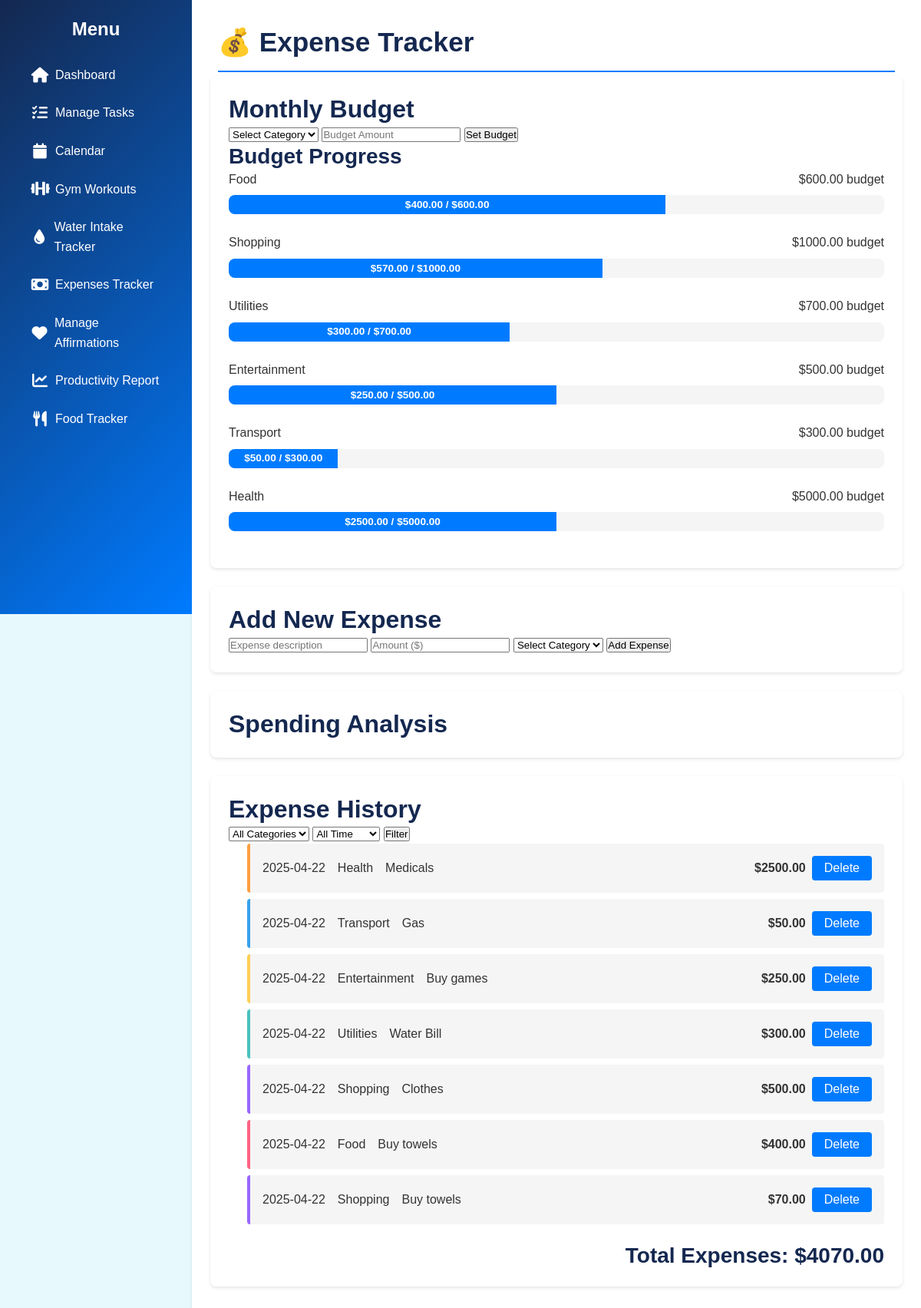
/expenses, run on the app's committed database.
### app.py (models this page shows)
class Budget(db.Model):
    id = db.Column(db.Integer, primary_key=True)
    category_id = db.Column(db.Integer, db.ForeignKey('expense_category.id'))
    amount = db.Column(db.Float, nullable=False)
    month = db.Column(db.Integer, nullable=False)
    year = db.Column(db.Integer, nullable=False)
    category = db.relationship('ExpenseCategory')

class ExpenseCategory(db.Model):
    id = db.Column(db.Integer, primary_key=True)
    name = db.Column(db.String(100), nullable=False, unique=True)
    color = db.Column(db.String(7))  # Hex color code

class Expense(db.Model):
    id = db.Column(db.Integer, primary_key=True)
    description = db.Column(db.String(200), nullable=False)
    amount = db.Column(db.Float, nullable=False)
    timestamp = db.Column(db.DateTime, default=db.func.now())
    category_id = db.Column(db.Integer, db.ForeignKey('expense_category.id'))
    category = db.relationship('ExpenseCategory')

### app.py (the view)
@app.route('/expenses', methods=['GET', 'POST'])
def expenses():
    today = datetime.today()
    current_month = today.month
    current_year = today.year
    category_filter = request.args.get('category_filter', '')
    time_filter = request.args.get('time_filter', 'all')
    query = Expense.query
    if category_filter:
        query = query.filter(Expense.category_id == category_filter)
    if time_filter == 'month':
        start_date = today.replace(day=1)
        query = query.filter(Expense.timestamp >= start_date)
    elif time_filter == 'week':
        start_date = today - timedelta(days=today.weekday())
        query = query.filter(Expense.timestamp >= start_date)
    filtered_expenses = query.order_by(Expense.timestamp.desc()).all()
    total_expenses = sum(exp.amount for exp in filtered_expenses)
    categories = ExpenseCategory.query.all()
    budgets = Budget.query.filter(
        Budget.month == current_month,
        Budget.year == current_year
    ).all()
    category_totals = {}
    for category in categories:
        cat_query = Expense.query.filter(Expense.category_id == category.id)
        monthly_expenses = cat_query.filter(
            extract('month', Expense.timestamp) == current_month,
            extract('year', Expense.timestamp) == current_year
        ).all()
        category_totals[category.id] = sum(exp.amount for exp in monthly_expenses)
    chart_data = {
        'categories': [],
        'months': []
    }
    for category in categories:
        chart_data['categories'].append({
            'name': category.name,
            'total': category_totals.get(category.id, 0),
            'color': category.color
        })
    for i in range(6):
        month_date = today - timedelta(days=30*i)
        month_start = month_date.replace(day=1)
        month_end = (month_start + timedelta(days=32)).replace(day=1) - timedelta(days=1)
        monthly_expenses = Expense.query.filter(
            and_(
                Expense.timestamp >= month_start,
                Expense.timestamp <= month_end
            )
        ).all()
        chart_data['months'].append({
            'date': month_start.strftime('%b %Y'),
            'total': sum(exp.amount for exp in monthly_expenses)
        })
    chart_data['months'].reverse()
    return render_template(
        'expenses.html',
        expenses=filtered_expenses,
        total=total_expenses,
        categories=categories,
        budgets=budgets,
        category_totals=category_totals,
        chart_data=chart_data,
        category_filter=category_filter,
        time_filter=time_filter,
        current_month=current_month,
        current_year=current_year
    )

### templates/expenses.html (shortened to what this page needs)
{% extends "base.html" %}
{% block content %}
<div class="expense-container">
    <h1 class="page-header">
        💰 Expense Tracker
    </h1>
    <div class="budget-section">
        <h2>Monthly Budget</h2>
        <form method="POST" action="{{ url_for('set_budget') }}">
            <select name="category_id" required>
                <option value="">Select Category</option>
            </select>
            <input type="number" step="0.01" name="amount" placeholder="Budget Amount" required>
            <button type="submit">Set Budget</button>
        </form>
        <div class="budget-progress">
            <h3>Budget Progress</h3>
            {% for budget in budgets %}
            <div class="progress-container">
                <div class="progress-label">
                    <span>{{ budget.category.name }}</span>
                    <span>${{ "%.2f"|format(budget.amount) }} budget</span>
                </div>
                {% set spent = category_totals.get(budget.category_id, 0) %}
                <div class="progress-bar">
                    <div class="progress-fill
                        "
                        style="width: {{ (spent / budget.amount * 100) if budget.amount > 0 else 0 }}%">
                        ${{ "%.2f"|format(spent) }} / ${{ "%.2f"|format(budget.amount) }}
                    </div>
                </div>
            </div>
            {% endfor %}
        </div>
    </div>
    <div class="expense-form">
        <h2>Add New Expense</h2>
        <form method="POST" action="{{ url_for('add_expense') }}">
            <input type="text" name="description" placeholder="Expense description" required>
            <input type="number" step="0.01" name="amount" placeholder="Amount ($)" required>
            <select name="category_id" required>
                <option value="">Select Category</option>
            </select>
            <button type="submit">Add Expense</button>
        </form>
    </div>
    <div class="charts-section">
        <h2>Spending Analysis</h2>
    </div>
    <div class="history-section">
        <h2>Expense History</h2>
        <div class="filters">
            <form method="GET" action="{{ url_for('expenses') }}">
                <select name="category_filter">
                    <option value="">All Categories</option>
                </select>
                <select name="time_filter">
                    <option value="all">All Time</option>
                </select>
                <button type="submit">Filter</button>
            </form>
        </div>
        <ul class="expense-list">
            {% for expense in expenses %}
            <li class="expense-item" style="border-left: 4px solid {{ expense.category.color }};">
                <div class="expense-info">
                    <span class="expense-date">{{ expense.timestamp.strftime('%Y-%m-%d') }}</span>
                    <span class="expense-category">{{ expense.category.name }}</span>
                    <span class="expense-desc">{{ expense.description }}</span>
                </div>
                <div class="expense-amount">
                    ${{ "%.2f"|format(expense.amount) }}
                    <form action="{{ url_for('delete_expense', expense_id=expense.id) }}" method="POST" class="delete-form">
                        <button type="submit" class="btn small danger" onclick="return confirm('Delete this expense?');">Delete</button>
                    </form>
                </div>
            </li>
            {% endfor %}
        </ul>
        <div class="total-section">
            <h3>Total Expenses: ${{ "%.2f"|format(total) }}</h3>
        </div>
    </div>
</div>
{% endblock %}

### static/style.css (style rules this page uses)
:root { --primary-dark: #142850; --primary-blue: #007BFF; --primary-light: #e8f9fd; --accent-turquoise: #00c9cc; --success-green: #4CAF50; --warning-orange: #FFC107; --danger-red: #F44336; --white: #ffffff; --light-gray: #f5f5f5; --medium-gray: #e0e0e0; --dark-gray: #333333; --black: #000000; --main-font: 'Poppins', sans-serif; --heading-font: 'Poppins', sans-serif; --base-font-size: 16px; --text-regular: 1rem; --text-small: 0.875rem; --text-large: 1.25rem; --space-xs: 0.25rem; --space-sm: 0.5rem; --space-md: 1rem; --space-lg: 1.5rem; --space-xl: 2rem; --space-xxl: 3rem; --radius-sm: 4px; --radius-md: 8px; --radius-lg: 12px; --radius-xl: 16px; --radius-round: 50%; --shadow-sm: 0 2px 4px rgba(0,0,0,0.1); --shadow-md: 0 4px 8px rgba(0,0,0,0.15); --shadow-lg: 0 8px 16px rgba(0,0,0,0.2); --shadow-inset: inset 0 2px 4px rgba(0,0,0,0.1); --transition-fast: 0.15s ease; --transition-normal: 0.3s ease; --transition-slow: 0.5s ease; --z-sidebar: 100; --z-modal: 200; --z-toast: 300; }
* { box-sizing: border-box; margin: 0; padding: 0; }
html { font-size: var(--base-font-size); scroll-behavior: smooth; }
body { font-family: var(--main-font); line-height: 1.6; color: var(--dark-gray); background-color: var(--primary-light); -webkit-font-smoothing: antialiased; -moz-osx-font-smoothing: grayscale; }
h1, h2, h3, h4, h5, h6 { font-family: var(--heading-font); color: var(--primary-dark); margin-top: 0; line-height: 1.2; font-weight: 600; }
h1 { font-size: 2.5rem; }
h2 { font-size: 2rem; }
h3 { font-size: 1.75rem; }
ul, ol { margin-bottom: var(--space-md); padding-left: var(--space-lg); }
.btn { display: inline-flex; align-items: center; justify-content: center; padding: var(--space-sm) var(--space-md); background-color: var(--primary-blue); color: var(--white); border: none; border-radius: var(--radius-sm); cursor: pointer; transition: all var(--transition-normal); font-size: var(--text-regular); font-weight: 500; text-align: center; gap: var(--space-sm); line-height: 1; }
.page-header { display: flex; align-items: center; gap: var(--space-md); padding-bottom: var(--space-md); border-bottom: 2px solid var(--primary-blue); margin: 10px; }
.progress-container { margin: 0; }
.history-section { margin-top: 0; }
.expense-container { max-width: 1200px; margin: 0 auto; }
.budget-section, .expense-form, .charts-section, .history-section { background: var(--white); border-radius: var(--radius-md); padding: var(--space-lg); margin-bottom: var(--space-lg); box-shadow: var(--shadow-sm); }
.progress-label { display: flex; justify-content: space-between; margin-bottom: var(--space-sm); }
.progress-container { margin-bottom: 1.5rem; }
.progress-bar { height: 25px; background: var(--light-gray); border-radius: var(--radius-md); overflow: hidden; position: relative; }
.progress-fill { height: 100%; display: flex; align-items: center; justify-content: center; color: var(--white); font-weight: bold; font-size: 0.85rem; transition: width 0.5s ease; background-color: var(--primary-blue); }
.expense-item { display: flex; justify-content: space-between; padding: var(--space-md); margin-bottom: var(--space-sm); background: var(--light-gray); border-radius: var(--radius-sm); }
.expense-info { display: flex; gap: var(--space-md); align-items: center; }
.expense-amount { font-weight: bold; display: flex; align-items: center; gap: var(--space-sm); }
.total-section { text-align: right; margin-top: var(--space-lg); font-size: 1.2rem; }
.page-header { display: flex; align-items: center; gap: 12px; font-size: 2.2rem; color: var(--primary-dark); margin-bottom: 5px; }

### data on the page
Budget: category.name "Food", amount "600.00", spent "400.00"
Budget: category.name "Shopping", amount "1000.00", spent "570.00"
Budget: category.name "Utilities", amount "700.00", spent "300.00"
Budget: category.name "Entertainment", amount "500.00", spent "250.00"
Budget: category.name "Transport", amount "300.00", spent "50.00"
Budget: category.name "Health", amount "5000.00", spent "2500.00"
Expense: timestamp "2025-04-22", category.name "Health", description "Medicals", amount "2500.00"
Expense: timestamp "2025-04-22", category.name "Transport", description "Gas", amount "50.00"
Expense: timestamp "2025-04-22", category.name "Entertainment", description "Buy games", amount "250.00"
Expense: timestamp "2025-04-22", category.name "Utilities", description "Water Bill", amount "300.00"
Expense: timestamp "2025-04-22", category.name "Shopping", description "Clothes", amount "500.00"
Expense: timestamp "2025-04-22", category.name "Food", description "Buy towels", amount "400.00"
Expense: timestamp "2025-04-22", category.name "Shopping", description "Buy towels", amount "70.00"

### other printed values
{{ "%.2f"|format(total) }} "4070.00"
